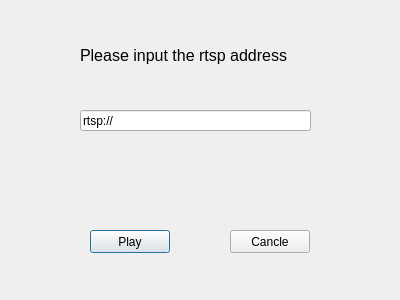
<?xml version="1.0" encoding="UTF-8"?>
<ui version="4.0">
 <class>Login</class>
 <widget class="QDialog" name="Login">
  <property name="geometry">
   <rect>
    <x>0</x>
    <y>0</y>
    <width>400</width>
    <height>300</height>
   </rect>
  </property>
  <property name="windowTitle">
   <string>RtspClient</string>
  </property>
  <widget class="QLineEdit" name="rtspURL">
   <property name="geometry">
    <rect>
     <x>80</x>
     <y>110</y>
     <width>231</width>
     <height>21</height>
    </rect>
   </property>
   <property name="text">
    <string>rtsp://</string>
   </property>
  </widget>
  <widget class="QLabel" name="label">
   <property name="geometry">
    <rect>
     <x>80</x>
     <y>40</y>
     <width>241</width>
     <height>31</height>
    </rect>
   </property>
   <property name="font">
    <font>
     <pointsize>12</pointsize>
    </font>
   </property>
   <property name="text">
    <string>Please input the rtsp address</string>
   </property>
  </widget>
  <widget class="QPushButton" name="btn_play">
   <property name="geometry">
    <rect>
     <x>90</x>
     <y>230</y>
     <width>80</width>
     <height>23</height>
    </rect>
   </property>
   <property name="text">
    <string>Play</string>
   </property>
  </widget>
  <widget class="QPushButton" name="btn_cancle">
   <property name="geometry">
    <rect>
     <x>230</x>
     <y>230</y>
     <width>80</width>
     <height>23</height>
    </rect>
   </property>
   <property name="text">
    <string>Cancle</string>
   </property>
  </widget>
 </widget>
 <layoutdefault spacing="6" margin="11"/>
 <resources/>
 <connections>
  <connection>
   <sender>btn_cancle</sender>
   <signal>clicked()</signal>
   <receiver>Login</receiver>
   <slot>close()</slot>
   <hints>
    <hint type="sourcelabel">
     <x>260</x>
     <y>248</y>
    </hint>
    <hint type="destinationlabel">
     <x>371</x>
     <y>238</y>
    </hint>
   </hints>
  </connection>
  <connection>
   <sender>btn_play</sender>
   <signal>clicked()</signal>
   <receiver>Login</receiver>
   <slot>accept()</slot>
   <hints>
    <hint type="sourcelabel">
     <x>169</x>
     <y>242</y>
    </hint>
    <hint type="destinationlabel">
     <x>195</x>
     <y>248</y>
    </hint>
   </hints>
  </connection>
 </connections>
</ui>
